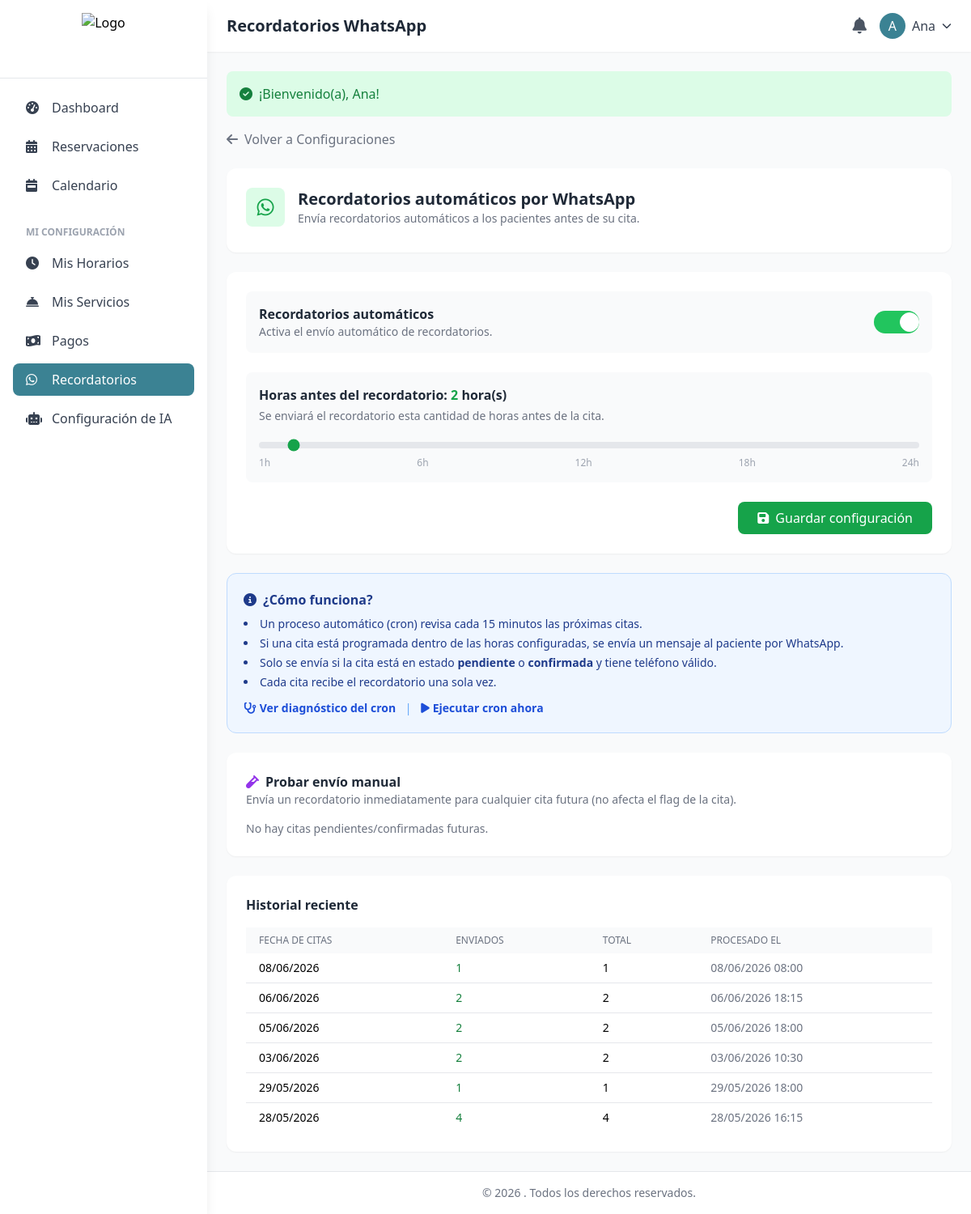
The page /configuraciones/recordatorios (signed in) on the database its author committed.
### tables this page shows
CREATE TABLE `usuarios` (
  `id` int(11) NOT NULL,
  `nombre` varchar(100) NOT NULL,
  `apellidos` varchar(100) NOT NULL,
  `email` varchar(150) NOT NULL,
  `telefono` varchar(20) DEFAULT NULL,
  `password` varchar(255) NOT NULL,
  `rol_id` tinyint(4) NOT NULL DEFAULT '4' COMMENT '1=Superadmin, 2=Admin Sucursal, 3=Especialista, 4=Cliente, 5=Recepcionista',
  `sucursal_id` int(11) DEFAULT NULL,
  `avatar` varchar(255) DEFAULT NULL,
  `email_verificado` tinyint(1) DEFAULT '0',
  `token_verificacion` varchar(100) DEFAULT NULL,
  `token_recuperacion` varchar(100) DEFAULT NULL,
  `token_expira` datetime DEFAULT NULL,
  `ultimo_acceso` datetime DEFAULT NULL,
  `activo` tinyint(1) DEFAULT '1',
  `requiere_adelanto` tinyint(1) DEFAULT '0' COMMENT '0=desactivado, 1=activado',
  `porcentaje_adelanto` int(11) DEFAULT '0' COMMENT 'Porcentaje de adelanto requerido (0-100)',
  `created_at` timestamp NOT NULL DEFAULT CURRENT_TIMESTAMP,
  `updated_at` timestamp NOT NULL DEFAULT CURRENT_TIMESTAMP ON UPDATE CURRENT_TIMESTAMP
);

CREATE TABLE `reminder_configs` (
  `id` int(11) NOT NULL,
  `especialista_id` int(11) NOT NULL COMMENT 'FK -> usuarios.id (rol especialista)',
  `enabled` tinyint(1) NOT NULL DEFAULT '0' COMMENT '1 = activo, 0 = desactivado',
  `hours_before` int(11) NOT NULL DEFAULT '3' COMMENT 'Horas de anticipación (1-24)',
  `created_at` timestamp NOT NULL DEFAULT CURRENT_TIMESTAMP,
  `updated_at` timestamp NOT NULL DEFAULT CURRENT_TIMESTAMP ON UPDATE CURRENT_TIMESTAMP
);

CREATE TABLE `reminder_logs` (
  `id` int(11) NOT NULL,
  `especialista_id` int(11) NOT NULL,
  `target_date` date NOT NULL COMMENT 'Fecha de las citas a las que se envió recordatorio',
  `sent_count` int(11) NOT NULL DEFAULT '0' COMMENT 'Cuántos recordatorios se enviaron con éxito',
  `total_count` int(11) NOT NULL DEFAULT '0' COMMENT 'Cuántas citas se intentaron',
  `error_message` text,
  `sent_at` timestamp NOT NULL DEFAULT CURRENT_TIMESTAMP
);

### app/views/settings/reminders.php (the view, shortened to what the rows shown need)
<div class="max-w-4xl mx-auto">
    <div class="mb-6">
        <a href="<?= url('/configuraciones') ?>" class="text-gray-500 hover:text-gray-700">
            <i class="fas fa-arrow-left mr-2"></i>Volver a Configuraciones
        </a>
    </div>
    <div class="bg-white rounded-xl shadow-sm p-6 mb-6">
        <div class="flex items-center mb-2">
            <div class="w-12 h-12 bg-green-100 rounded-lg flex items-center justify-center mr-4">
                <i class="fab fa-whatsapp text-green-600 text-2xl"></i>
            </div>
            <div>
                <h2 class="text-xl font-bold text-gray-800">Recordatorios autom&aacute;ticos por WhatsApp</h2>
                <p class="text-sm text-gray-500">Env&iacute;a recordatorios autom&aacute;ticos a los pacientes antes de su cita.</p>
            </div>
        </div>
    </div>
    <?php if ($selectedId > 0): ?>
    <div class="bg-white rounded-xl shadow-sm p-6 mb-6">
        <form id="reminderForm" onsubmit="return saveReminderConfig(event)">
            <div class="flex items-center justify-between p-4 bg-gray-50 rounded-lg mb-6">
                <div>
                    <h3 class="font-semibold text-gray-800">Recordatorios autom&aacute;ticos</h3>
                    <p class="text-sm text-gray-500">Activa el env&iacute;o autom&aacute;tico de recordatorios.</p>
                </div>
                <label class="relative inline-flex items-center cursor-pointer">
                    <div class="w-14 h-7 bg-gray-300 peer-focus:outline-none rounded-full peer
                                peer-checked:after:translate-x-7 peer-checked:after:border-white
                                after:content-[''] after:absolute after:top-0.5 after:left-[4px]
                                after:bg-white after:border after:rounded-full after:h-6 after:w-6
                                after:transition-all peer-checked:bg-green-500"></div>
                </label>
            </div>
            <div id="hoursContainer" class="p-4 bg-gray-50 rounded-lg mb-6 <?= empty($config['enabled']) ? 'opacity-50' : '' ?>">
                <label class="block font-semibold text-gray-800 mb-1">
                    Horas antes del recordatorio:
                    <span id="hoursValue" class="text-green-600"><?= (int)$config['hours_before'] ?></span> hora(s)
                </label>
                <p class="text-sm text-gray-500 mb-3">Se enviar&aacute; el recordatorio esta cantidad de horas antes de la cita.</p>
                <input type="range" id="hoursSlider" name="hours_before"
                       min="1" max="24" step="1"
                       value="<?= (int)$config['hours_before'] ?>"
                       class="w-full h-2 bg-gray-200 rounded-lg appearance-none cursor-pointer accent-green-600"
                       <?= empty($config['enabled']) ? 'disabled' : '' ?>
                      oninput="document.getElementById('hoursValue').textContent = this.value; refreshReminderTimes();">
                <div class="flex justify-between text-xs text-gray-400 mt-1">
                    <span>1h</span><span>6h</span><span>12h</span><span>18h</span><span>24h</span>
                </div>
            </div>
            <div class="flex justify-end">
                <button type="submit"
                        class="bg-green-600 text-white px-6 py-2 rounded-lg hover:bg-green-700 transition">
                    <i class="fas fa-save mr-2"></i>Guardar configuraci&oacute;n
                </button>
            </div>
        </form>
    </div>
    <div class="bg-blue-50 border border-blue-200 rounded-xl p-5 mb-6">
        <h3 class="font-semibold text-blue-900 mb-2"><i class="fas fa-info-circle mr-2"></i>&iquest;C&oacute;mo funciona?</h3>
        <ul class="text-sm text-blue-900 list-disc list-inside space-y-1">
            <li>Un proceso autom&aacute;tico (cron) revisa cada 15 minutos las pr&oacute;ximas citas.</li>
            <li>Si una cita est&aacute; programada dentro de las horas configuradas, se env&iacute;a un mensaje al paciente por WhatsApp.</li>
            <li>Solo se env&iacute;a si la cita est&aacute; en estado <b>pendiente</b> o <b>confirmada</b> y tiene tel&eacute;fono v&aacute;lido.</li>
            <li>Cada cita recibe el recordatorio una sola vez.</li>
        </ul>
        <div class="mt-3 text-sm">
            <a href="<?= url('/configuraciones/recordatorios/estado') ?>" target="_blank" class="text-blue-700 hover:text-blue-900 font-semibold">
                <i class="fas fa-stethoscope mr-1"></i>Ver diagn&oacute;stico del cron
            </a>
            <span class="mx-2 text-blue-400">|</span>
            <a href="<?= url('/configuraciones/recordatorios/estado/ejecutar') ?>" target="_blank" class="text-blue-700 hover:text-blue-900 font-semibold">
                <i class="fas fa-play mr-1"></i>Ejecutar cron ahora
            </a>
        </div>
    </div>
    <div class="bg-white rounded-xl shadow-sm p-6 mb-6">
        <div class="flex items-center justify-between mb-4">
            <div>
                <h3 class="font-semibold text-gray-800"><i class="fas fa-vial mr-2 text-purple-600"></i>Probar env&iacute;o manual</h3>
                <p class="text-sm text-gray-500">Env&iacute;a un recordatorio inmediatamente para cualquier cita futura (no afecta el flag de la cita).</p>
            </div>
        </div>
        <?php if (empty($upcoming)): ?>
            <p class="text-sm text-gray-500">No hay citas pendientes/confirmadas futuras.</p>
        <?php endif; ?>
    </div>
    <div class="bg-white rounded-xl shadow-sm p-6">
        <h3 class="font-semibold text-gray-800 mb-4">Historial reciente</h3>
        <?php if (empty($logs)): ?>
            <p class="text-sm text-gray-500">Todav&iacute;a no se han enviado recordatorios para este especialista.</p>
        <?php else: ?>
        <div class="overflow-x-auto">
            <table class="w-full text-sm">
                <thead class="bg-gray-50">
                    <tr>
                        <th class="px-4 py-2 text-left text-xs font-medium text-gray-500 uppercase">Fecha de citas</th>
                        <th class="px-4 py-2 text-left text-xs font-medium text-gray-500 uppercase">Enviados</th>
                        <th class="px-4 py-2 text-left text-xs font-medium text-gray-500 uppercase">Total</th>
                        <th class="px-4 py-2 text-left text-xs font-medium text-gray-500 uppercase">Procesado el</th>
                    </tr>
                </thead>
                <tbody class="divide-y divide-gray-200">
                <?php foreach ($logs as $log): ?>
                    <tr class="hover:bg-gray-50">
                        <td class="px-4 py-2 font-medium"><?= formatDate($log['target_date']) ?></td>
                        <td class="px-4 py-2 text-green-700"><?= (int)$log['sent_count'] ?></td>
                        <td class="px-4 py-2"><?= (int)$log['total_count'] ?></td>
                        <td class="px-4 py-2 text-gray-500"><?= date('d/m/Y H:i', strtotime($log['sent_at'])) ?></td>
                    </tr>
                <?php endforeach; ?>
                </tbody>
            </table>
        </div>
        <?php endif; ?>
    </div>
    <?php else: ?>
        <div class="bg-yellow-50 border border-yellow-200 rounded-xl p-4 text-sm text-yellow-800">
            No hay especialistas disponibles para configurar.
        </div>
    <?php endif; ?>
</div>

### app/views/layouts/main.php (shortened to what the rows shown need)
<!DOCTYPE html>
<html lang="es">
<head>
    <script src="https://cdn.tailwindcss.com"></script>
    <link rel="stylesheet" href="https://cdnjs.cloudflare.com/ajax/libs/font-awesome/6.4.0/css/all.min.css">
    <link href="https://cdn.jsdelivr.net/npm/fullcalendar@6.1.8/index.global.min.css" rel="stylesheet">
</head>
<body class="bg-gray-50">
    <div class="min-h-screen flex">
        <aside class="w-64 bg-white shadow-lg fixed h-screen z-30 hidden md:flex md:flex-col">
            <div class="p-4 border-b flex-shrink-0">
                <a href="<?= url('/dashboard') ?>" class="flex items-center justify-center">
                    <img src="<?= asset('images/logo.png') ?>" alt="Logo" class="h-16 w-auto object-contain">
                </a>
            </div>
            <nav class="p-4 overflow-y-auto flex-1" style="max-height: calc(100vh - 80px);">
                <ul class="space-y-2">
                    <li>
                        <a href="<?= url('/dashboard') ?>" class="sidebar-link flex items-center space-x-3 px-4 py-2 rounded-lg text-gray-700 <?= strpos($_SERVER['REQUEST_URI'], '/dashboard') !== false ? 'active' : '' ?>">
                            <i class="fas fa-tachometer-alt w-5"></i>
                            <span>Dashboard</span>
                        </a>
                    </li>
                    <?php if (hasAnyRole([ROLE_SUPERADMIN, ROLE_BRANCH_ADMIN, ROLE_RECEPTIONIST, ROLE_SPECIALIST])): ?>
                    <li>
                        <a href="<?= url('/reservaciones') ?>" class="sidebar-link flex items-center space-x-3 px-4 py-2 rounded-lg text-gray-700 <?= strpos($_SERVER['REQUEST_URI'], '/reservaciones') !== false ? 'active' : '' ?>">
                            <i class="fas fa-calendar-alt w-5"></i>
                            <span>Reservaciones</span>
                        </a>
                    </li>
                    <li>
                        <a href="<?= url('/calendario') ?>" class="sidebar-link flex items-center space-x-3 px-4 py-2 rounded-lg text-gray-700 <?= strpos($_SERVER['REQUEST_URI'], '/calendario') !== false ? 'active' : '' ?>">
                            <i class="fas fa-calendar-week w-5"></i>
                            <span>Calendario</span>
                        </a>
                    </li>
                    <?php endif; ?>
                    <?php if (hasRole(ROLE_SPECIALIST)): ?>
                    <li class="pt-4">
                        <span class="px-4 text-xs font-semibold text-gray-400 uppercase">Mi Configuraci&oacute;n</span>
                    </li>
                    <li>
                        <a href="<?= url('/especialistas/horarios') ?>" class="sidebar-link flex items-center space-x-3 px-4 py-2 rounded-lg text-gray-700 <?= strpos($_SERVER['REQUEST_URI'], '/horarios') !== false ? 'active' : '' ?>">
                            <i class="fas fa-clock w-5"></i>
                            <span>Mis Horarios</span>
                        </a>
                    </li>
                    <li>
                        <a href="<?= url('/especialistas/mis-servicios') ?>" class="sidebar-link flex items-center space-x-3 px-4 py-2 rounded-lg text-gray-700 <?= strpos($_SERVER['REQUEST_URI'], '/mis-servicios') !== false ? 'active' : '' ?>">
                            <i class="fas fa-concierge-bell w-5"></i>
                            <span>Mis Servicios</span>
                        </a>
                    </li>
                    <li>
                        <a href="<?= url('/pagos') ?>" class="sidebar-link flex items-center space-x-3 px-4 py-2 rounded-lg text-gray-700 <?= strpos($_SERVER['REQUEST_URI'], '/pagos') !== false ? 'active' : '' ?>">
                            <i class="fas fa-money-bill-wave w-5"></i>
                            <span>Pagos</span>
                        </a>
                    </li>
                    <li>
                        <a href="<?= url('/configuraciones/recordatorios') ?>" class="sidebar-link flex items-center space-x-3 px-4 py-2 rounded-lg text-gray-700 <?= strpos($_SERVER['REQUEST_URI'], '/configuraciones/recordatorios') !== false ? 'active' : '' ?>">
                            <i class="fab fa-whatsapp w-5"></i>
                            <span>Recordatorios</span>
                        </a>
                    </li>
                    <li>
                        <a href="<?= url('/ia') ?>" class="sidebar-link flex items-center space-x-3 px-4 py-2 rounded-lg text-gray-700 <?= strpos($_SERVER['REQUEST_URI'], '/ia') !== false ? 'active' : '' ?>">
                            <i class="fas fa-robot w-5"></i>
                            <span>Configuraci&oacute;n de IA</span>
                        </a>
                    </li>
                    <?php endif; ?>
                </ul>
            </nav>
        </aside>
        <div class="flex-1 md:ml-64">
            <header class="bg-white shadow-sm sticky top-0 z-20">
                <div class="flex justify-between items-center px-6 py-4">
                    <div class="flex items-center">
                        <h1 class="text-xl font-semibold text-gray-800"><?= e($title ?? 'Dashboard') ?></h1>
                    </div>
                    <div class="flex items-center space-x-4">
                        <a href="<?= url('/notificaciones') ?>" class="relative text-gray-600 hover:text-primary">
                            <i class="fas fa-bell text-xl"></i>
                        </a>
                        <div class="relative" x-data="{ open: false }">
                            <button id="user-menu-btn" onclick="toggleUserMenu()" class="flex items-center space-x-2 text-gray-700 hover:text-primary">
                                <div class="w-8 h-8 bg-primary rounded-full flex items-center justify-center text-white">
                                    <?php $user = currentUser(); ?>
                                    <?= strtoupper(substr($user['nombre'] ?? 'U', 0, 1)) ?>
                                </div>
                                <span class="hidden sm:block"><?= e($user['nombre'] ?? 'Usuario') ?></span>
                                <i class="fas fa-chevron-down text-xs"></i>
                            </button>
                        </div>
                    </div>
                </div>
            </header>
            <main class="p-6">
                <?php
                $flash = getFlashMessage();
                if ($flash):
                ?>
                <div class="mb-4 p-4 rounded-lg <?= $flash['type'] == 'success' ? 'bg-green-100 text-green-700' : 'bg-red-100 text-red-700' ?>">
                    <div class="flex items-center">
                        <i class="fas <?= $flash['type'] == 'success' ? 'fa-check-circle' : 'fa-exclamation-circle' ?> mr-2"></i>
                        <?= e($flash['message']) ?>
                    </div>
                </div>
                <?php endif; ?>
                <?php include $content; ?>
            </main>
            <footer class="bg-white border-t py-4 px-6 text-center text-gray-500 text-sm">
                &copy; <?= date('Y') ?> <?= e(getConfig('nombre_sitio', 'ReserBot')) ?>. Todos los derechos reservados.
            </footer>
        </div>
    </div>
</body>
</html>

### rows shown on the page
usuarios: nombre "A", nombre "Ana"
reminder_configs: hours_before "2"
reminder_logs: target_date "08/06/2026", sent_count "1", total_count "1", sent_at "08/06/2026 08:00"
reminder_logs: target_date "06/06/2026", sent_count "2", total_count "2", sent_at "06/06/2026 18:15"
reminder_logs: target_date "05/06/2026", sent_count "2", total_count "2", sent_at "05/06/2026 18:00"
reminder_logs: target_date "03/06/2026", sent_count "2", total_count "2", sent_at "03/06/2026 10:30"
reminder_logs: target_date "29/05/2026", sent_count "1", total_count "1", sent_at "29/05/2026 18:00"
reminder_logs: target_date "28/05/2026", sent_count "4", total_count "4", sent_at "28/05/2026 16:15"

### other values the page prints
$title "Recordatorios WhatsApp"
$flash['message'] "¡Bienvenido(a), Ana!"
